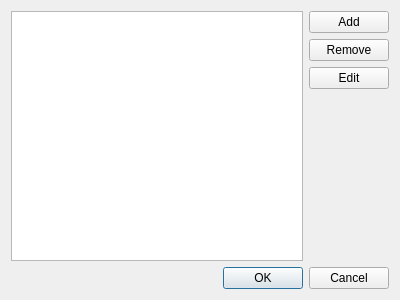
<?xml version="1.0" encoding="UTF-8"?>
<ui version="4.0">
 <class>GroupConfigure</class>
 <widget class="QDialog" name="GroupConfigure">
  <property name="geometry">
   <rect>
    <x>0</x>
    <y>0</y>
    <width>400</width>
    <height>300</height>
   </rect>
  </property>
  <property name="sizePolicy">
   <sizepolicy hsizetype="Fixed" vsizetype="Fixed">
    <horstretch>0</horstretch>
    <verstretch>0</verstretch>
   </sizepolicy>
  </property>
  <property name="minimumSize">
   <size>
    <width>400</width>
    <height>300</height>
   </size>
  </property>
  <property name="maximumSize">
   <size>
    <width>400</width>
    <height>300</height>
   </size>
  </property>
  <property name="windowTitle">
   <string>Configure Action Groups</string>
  </property>
  <property name="windowIcon">
   <iconset resource="resources.qrc">
    <normaloff>:/assets/images/app-actions/configure-action-groups.png</normaloff>:/assets/images/app-actions/configure-action-groups.png</iconset>
  </property>
  <layout class="QVBoxLayout" name="verticalLayout_2">
   <item>
    <layout class="QHBoxLayout" name="horizontalLayout_2">
     <item>
      <widget class="QListWidget" name="lstGroups"/>
     </item>
     <item>
      <layout class="QVBoxLayout" name="verticalLayout_3">
       <item>
        <widget class="QPushButton" name="btnAdd">
         <property name="text">
          <string>Add</string>
         </property>
        </widget>
       </item>
       <item>
        <widget class="QPushButton" name="btnRemove">
         <property name="text">
          <string>Remove</string>
         </property>
        </widget>
       </item>
       <item>
        <widget class="QPushButton" name="btnEdit">
         <property name="text">
          <string>Edit</string>
         </property>
        </widget>
       </item>
       <item>
        <spacer name="verticalSpacer">
         <property name="orientation">
          <enum>Qt::Vertical</enum>
         </property>
         <property name="sizeHint" stdset="0">
          <size>
           <width>20</width>
           <height>40</height>
          </size>
         </property>
        </spacer>
       </item>
      </layout>
     </item>
    </layout>
   </item>
   <item>
    <widget class="QDialogButtonBox" name="buttonBox">
     <property name="orientation">
      <enum>Qt::Horizontal</enum>
     </property>
     <property name="standardButtons">
      <set>QDialogButtonBox::Cancel|QDialogButtonBox::Ok</set>
     </property>
    </widget>
   </item>
  </layout>
 </widget>
 <resources>
  <include location="resources.qrc"/>
 </resources>
 <connections>
  <connection>
   <sender>buttonBox</sender>
   <signal>accepted()</signal>
   <receiver>GroupConfigure</receiver>
   <slot>accept()</slot>
   <hints>
    <hint type="sourcelabel">
     <x>248</x>
     <y>254</y>
    </hint>
    <hint type="destinationlabel">
     <x>157</x>
     <y>274</y>
    </hint>
   </hints>
  </connection>
  <connection>
   <sender>buttonBox</sender>
   <signal>rejected()</signal>
   <receiver>GroupConfigure</receiver>
   <slot>reject()</slot>
   <hints>
    <hint type="sourcelabel">
     <x>316</x>
     <y>260</y>
    </hint>
    <hint type="destinationlabel">
     <x>286</x>
     <y>274</y>
    </hint>
   </hints>
  </connection>
 </connections>
</ui>
